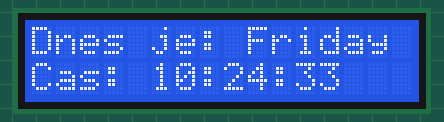
A sketch run on a simulated ESP8266 (NodeMCU). Shown: 16×2 character LCD. WiFi joins after 1.5 s; servers stay silent unless stated; network time is answered at once with the bench clock; the local clock reads 2024-03-15 10:24:30 at power-on unless the sketch sets it; what the sketch prints to the serial monitor is not drawn.

Above: at 3.7 s.
At 7.8 s:
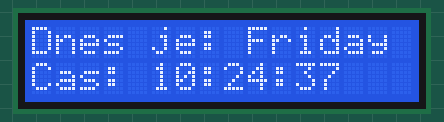
At 11.9 s:
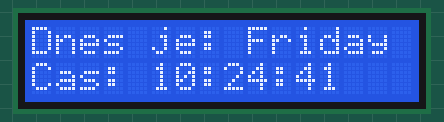
At 21.2 s:
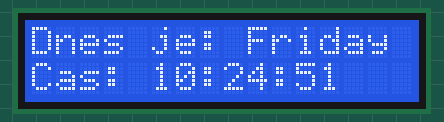
At 29.4 s:
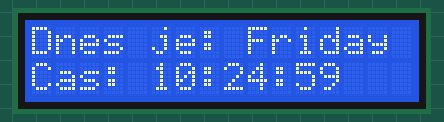
At 38.7 s:
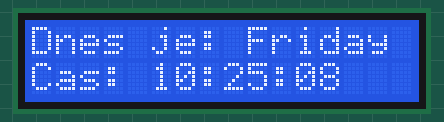

Measured:
- what the display in image 0 shows lasts 1.1 s, from 3.6 s to 4.7 s

The sketch:

NTP_LCD.ino
```cpp
  //načtení potřebných knihoven
  #include <NTPClient.h>
  #include <ESP8266WiFi.h>
  #include <WiFiUdp.h>
  #include <Wire.h>
  #include <LiquidCrystal_I2C.h>

  //jméno a heslo pro připojení na WiFi
  const char* ssid     = "";
  const char* password = "";

  //adresa ntp serveru - v evropě používáme evropský server
  const char* NTPServer = "europe.pool.ntp.org";

  /*konstanta offsetu UTC v sekundách - v naší zeměpisné šířce (zimní čas) jsme UTC+1, tedy +1 hodina, v sekundách 3600
   * pro letní čas jsme posunuti o +2 hodiny, tedy UTC+2, pak je třeba 3600s vynásobit dvěma
   */
  const long utcOffsetInSeconds = 7200;

  //Pole dnů v týdnu, NTP server vrací dny jako číslo, na základě čísla se pak vyčte den jako text
  char daysOfTheWeek[7][12] = {"Sunday", "Monday", "Tuesday", "Wednesday", "Thursday", "Friday", "Saturday"};
  /*pokud bychom chtěli vypisovat dny v týdnu v češtině, je třeba přepsat jednotlivé dny v ""
  *jenom pozor - bez diakritiky a nahrazovat tak, jak jsou anglicky
  */

  //inicializace protokolu pro komunikaci
  WiFiUDP ntpUDP;
  //inicializace časového klienta NZP
  NTPClient timeClient(ntpUDP, NTPServer, utcOffsetInSeconds);

  //inicializace lcd displeje - nastavení adresy a počtu znaků
  LiquidCrystal_I2C lcd(0x27, 16, 2);


//metoda pro připojení k WiFi
boolean connectWiFi(){
  //vypíše na seriovy monitor že probíhá inicializace wifi
  Serial.println("Connecting to WiFi.");
  delay(10);
  WiFi.persistent(false);
  //připojí se k wifi s daným ssid a heslem
  WiFi.begin(ssid, password);
  //čítač opakování připojení
  int count = 0;
  //cyklus běží, dokud status wifi není "připojeno", jakmile se připojí, vyskočí z cyklu
  while (WiFi.status() != WL_CONNECTED)
  {
    //pokud je počet opakování připojení menší než 15
    if(count < 15){
      //vypíše tečku na seriový monitor, tečka znamená neúspěšné připojení, progress
      Serial.print(".");
      //počká půl sekundy
      delay(500);
    }
    else{
      //jinak vypíše že připojení selhalo
      Serial.println("");
      Serial.println("Connection to WiFi failed. :( ");
      //ukončí metodu a vrátí false
      return false;
    }
    //inkrementuje čítač
    count++;
  }
  //informuje o úspěšném připojení
  Serial.println("");
  Serial.println("WiFi connection successful. :) ");
  //ukončí metodu a vrátí true
  return true;
}


void setup() {
  //inicializace sériové komunikace
  Serial.begin(9600);
  delay(2000);
  //výpis informace o zahájení inicializace
  Serial.println("Zahajuji inicializaci NTP");
  //připojení k WiFi
  connectWiFi();
  //spuštění časového klienta
  timeClient.begin();
  //spuštění komunikace LCD displeje
  lcd.begin();
  //zapnutí podsvícení
  lcd.backlight();


}

/*Metoda pro získání času z NTP serveru
 * vrací String hodnotu - čas
 */
String ntpTime(){
  //aktualizace NTP klienta
  timeClient.update();
  //metoda vrací čas získaný z NTP serveru
  return timeClient.getFormattedTime();
}

/*Metoda pro získání dne z NTP serveru
 * vrací String hodnotu - den
 */
String ntpDay(){
  //aktualizace NTP klienta
  timeClient.update();
  //metoda vrací den získaný z NTP serveru
  return daysOfTheWeek[timeClient.getDay()];
}

void loop() {
  //Vytvoření proměnné pro den
  String day = ntpDay();
  //vytvoření proměnné pro čas - název time1 protože time je klíčové slovo - nemůžeme použít pro název proměnné
  String time1 = ntpTime();
  //nastavení výchozí pozice - začátek displeje
  lcd.home();
  //výpis
  lcd.print("Dnes je: ");
  //výpis dne
  lcd.print(day);
  //nastavení pozice začátek druhého řádku
  lcd.setCursor(0, 1);
  //výpis času
  lcd.print("Cas: ");
  lcd.print(time1);

  //výpis dne a času do konzole
  Serial.print(day);
  Serial.print(", ");
  Serial.println(time1);

  ////počká určenou dobu mezi výpisy - zpravidla sekundu pro výpis po sekundě
  delay(1000);

}
```
